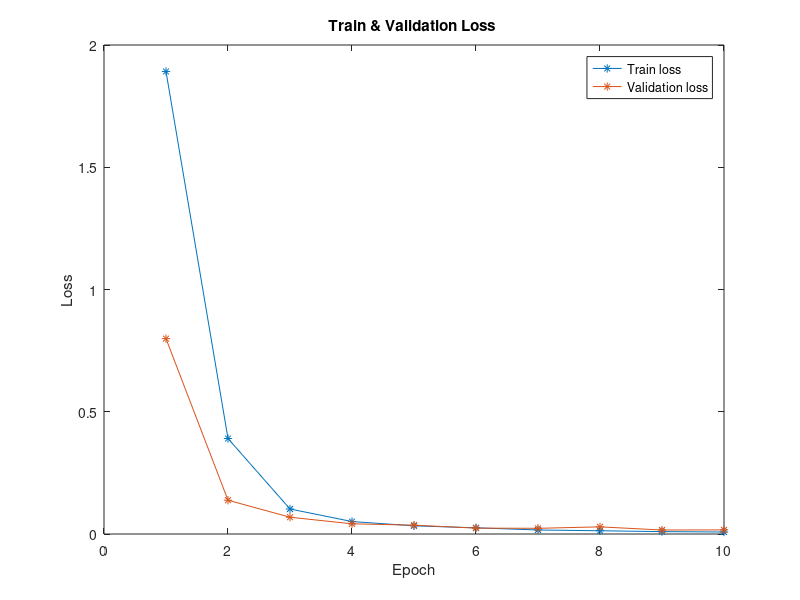
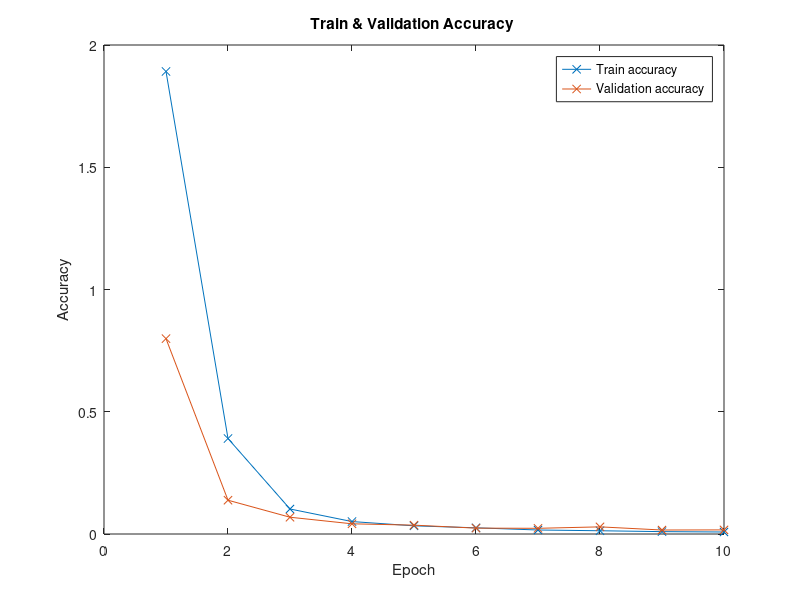

Reproduce these figures in MATLAB, in order.
% loss diagram

epoch = 1:10;

train_loss = [1.8918
                0.3905
                0.1023
                0.0509
                0.0334
                0.0253
                0.0164
                0.0133
                0.0097
                0.0082];
validation_loss = [0.799
                    0.1382
                    0.0686
                    0.0417
                    0.0362
                    0.024
                    0.0233
                    0.0292
                    0.0163
                    0.0168];
figure
plot(epoch,train_loss,'-*',epoch,validation_loss,'-*');
title('Train & Validation Loss ')
xlabel('Epoch')
ylabel('Loss')
legend('Train loss','Validation loss');

train_accuracy = [0.476
                    0.956
                    0.9836
                    0.9932
                    0.9964
                    0.998
                    0.9992
                    0.9996
                    0.9996
                    0.9996];
            
validation_accuracy = [0.928
                        0.982
                        0.99
                        0.994
                        0.994
                        0.998
                        0.998
                        0.99
                        0.998
                        0.998];
                    
figure
plot(epoch,train_loss,'-x',epoch,validation_loss,'-x');
title('Train & Validation Accuracy ')
xlabel('Epoch')
ylabel('Accuracy')
legend('Train accuracy','Validation accuracy');                    
            


